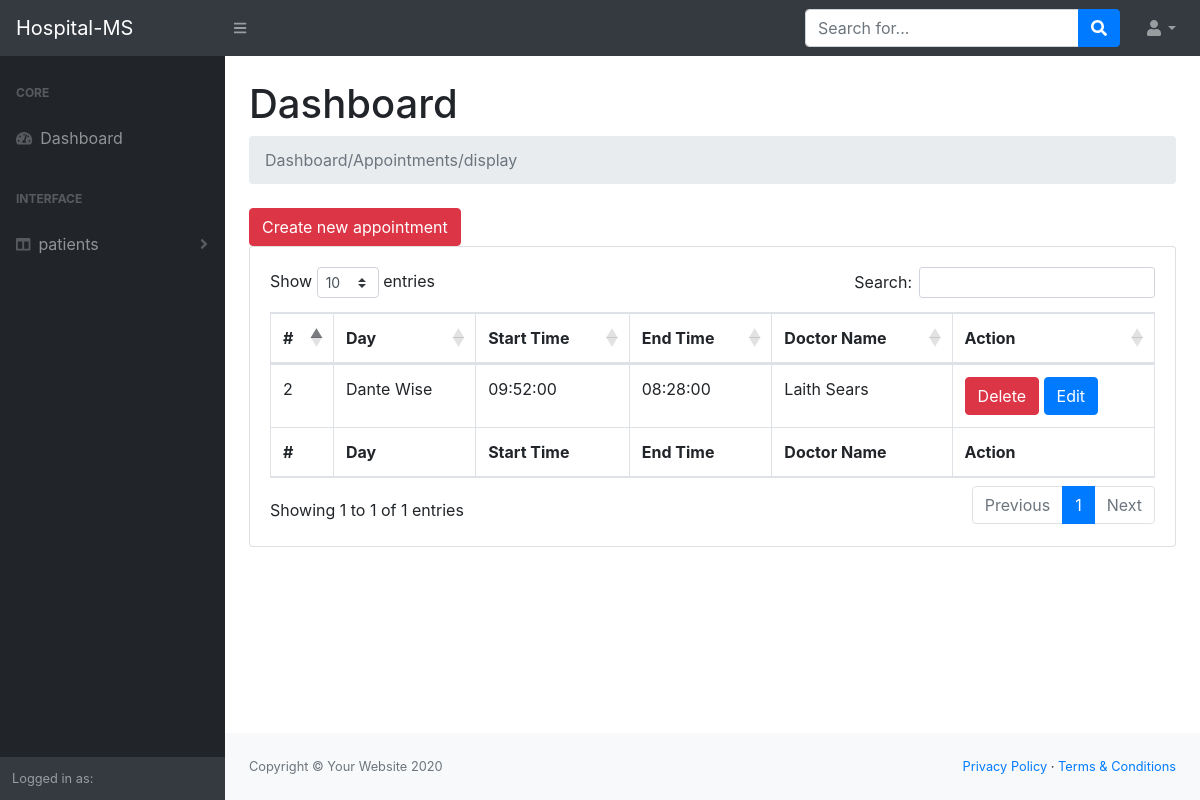
The app's page /appointments/index.php with its own data.
### tables this page shows
CREATE TABLE `appointments_doctor` (
  `id` tinyint(4) NOT NULL,
  `day` varchar(20) NOT NULL,
  `from_time` time NOT NULL,
  `to_time` time NOT NULL,
  `doctors_id` tinyint(4) NOT NULL
);

CREATE TABLE `users` (
  `id` tinyint(4) NOT NULL,
  `name` char(150) NOT NULL,
  `gender` tinyint(1) NOT NULL COMMENT '"1 for male, 2 for female" ',
  `email` char(100) NOT NULL,
  `password` char(100) NOT NULL,
  `address` char(150) NOT NULL,
  `phone` char(11) NOT NULL,
  `emergencyPhone` char(11) NOT NULL,
  `image` char(150) DEFAULT NULL,
  `role_id` tinyint(100) NOT NULL
);

### appointments/index.php (the view, shortened to what this page needs)
<?php
require '../helpers/dbConnection.php';
$sql = 'select appointments_doctor.*, users.name from appointments_doctor join users on appointments_doctor.Doctors_id = users.id';
$op = mysqli_query($con, $sql);
require '../layouts/header.php';
require '../layouts/nav.php';
require '../layouts/sidNav.php';
?>
    <main>
        <div class="container-fluid">
            <h1 class="mt-4">Dashboard</h1>
            <ol class="breadcrumb mb-4">
                <li class="breadcrumb-item active">Dashboard/Appointments/display</li>
                <?php
                echo '<br>';
                ?>
            </ol>
            <a href='create.php'
               class='btn btn-danger m-r-1em'>Create new appointment</a>
            <div class="card mb-4">
                <div class="card-body">
                    <div class="table-responsive">
                        <table class="table table-bordered" id="dataTable" width="100%" cellspacing="0">
                            <thead>
                            <tr>
                                <th>#</th>
                                <th>Day</th>
                                <th>Start Time</th>
                                <th>End Time</th>
                                <th>Doctor Name</th>
                                <th>Action</th>
                            </tr>
                            </thead>
                            <tfoot>
                            <tr>
                                <th>#</th>
                                <th>Day</th>
                                <th>Start Time</th>
                                <th>End Time</th>
                                <th>Doctor Name</th>
                                <th>Action</th>
                            </tfoot>
                            <tbody>
                            <?php
                            while ($data = mysqli_fetch_assoc($op)) {
                                ?>
                                <tr>
                                    <td><?php echo $data['id']; ?></td>
                                    <td><?php echo $data['day']; ?></td>
                                    <td><?php echo $data['from_time']; ?></td>
                                    <td><?php echo $data['to_time']; ?></td>
                                    <td><?php echo $data['name']; ?></td>
                                    <td>
                                        <a href='delete.php?id=<?php echo $data['id']; ?>'
                                           class='btn btn-danger m-r-1em'>Delete</a>
                                        <a href='edit.php?id=<?php echo $data['id']; ?>'
                                           class='btn btn-primary m-r-1em'>Edit</a>
                                    </td>
                                </tr>
                                <?php
                            }
                            ?>
                            </tbody>
                        </table>
                    </div>
                </div>
            </div>
        </div>
    </main>
<?php
require '../layouts/footer.php';
?>

### records on screen
appointments_doctor: id "2", day "Dante Wise", from_time "09:52:00", to_time "08:28:00", doctors.name "Laith Sears"

### other values on screen
$module "patients"
